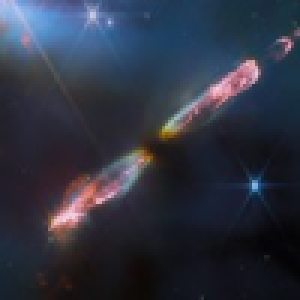
#> input picture sample_payloads/herbig-haro-211-small.png, 100 x 100 px (shown 3 times larger)
$ python generate_awg_pattern.py
#> lines starting #> are read from the running program, lines starting #| are printed output that depends on the picture
### ppm_parameters.py
from fractions import Fraction

import numpy.typing as npt
from numpy import log2
from PIL import Image

from core.encoder_functions import get_csm

num_samples_per_slot: int = 10          # Number of DAC samples in one slot
M: int = 64                             # each m = 4 bits are mapped from 0 to M = 16
CODE_RATE = Fraction(2, 3)

PAYLOAD_TYPE: str = 'image'
IMG_FILE_PATH = "sample_payloads/herbig-haro-211-small.png"
img = Image.open(IMG_FILE_PATH)
#> img is the input picture: PIL image 100x100 RGBA; mean R, G, B, A 46.3, 51, 65.1, 255
IMG_SHAPE: tuple[int, int] = (img.size[1], img.size[0])
#> IMG_SHAPE = (100, 100)
GREYSCALE: bool = True
USE_INNER_ENCODER = True
USE_RANDOMIZER = True

# To calculate where the codewords are, a correlation is made with the CSM. The threshold,
# as percentage of the maximum correlation of the received sequence, 'decides' whether a peak
# belongs to the start of a codeword or not
CORRELATION_THRESHOLD: float = 0.50
DEBUG_MODE: bool = False

# Usually we record multiple copies of the same message. You can use this to select a particular copy of the message,
# as sometimes a certain copy of the message has too much noise to recover.
MESSAGE_IDX: list[int] = [0, 1]

# No need to change the parameters below, unless you know what you're doing!
# Note: The fraction type is needed for proper match casing
DAC_DATA_RATE: float = 8.82091E9        # DAC data rate in Hz

# PPM parameters
m: int = int(log2(M))
slot_factor: float = 5 / 4  # 1 means: no guard slot, 5/4 means: M/4 guard slots


# Channel interleaver parameters
# The length of each shift register is B*N, with N going from 0 to N-1
CHANNEL_INTERLEAVE: bool = True
N_interleaver: int = 2               # The number of parallel shift registers

num_symbols_per_slice: int = 15120
B_interleaver = int((num_symbols_per_slice / m) / 2)            # The base length of each shift register
symbols_per_codeword: int = num_symbols_per_slice // m

if CHANNEL_INTERLEAVE:
    if not (B_interleaver * N_interleaver) % symbols_per_codeword == 0:
        raise ValueError("The product of B and N should be a multiple of 15120/m")

BIT_INTERLEAVE: bool = True

num_slots_per_symbol: int = int(slot_factor * M)

CSM: npt.NDArray = get_csm(M)

sample_size_awg: float = 1 / DAC_DATA_RATE * 1E12       # Time duration of 1 DAC sample in ps
slot_length: float = sample_size_awg * 1E-12 * num_samples_per_slot  # Length of 1 bin in time
symbol_length: float = slot_length * num_slots_per_symbol          # Length of 1 symbol in time

### core/data_converter.py
import pathlib
from pathlib import Path
from typing import Any

import numpy as np
import numpy.typing as npt
from PIL import Image

from core.BCJR_decoder_functions import ppm_symbols_to_bit_array
from core.utils import tobits

IMG_SUFFIXES: list[str] = [".png", ".jpg", ".jpeg"]


def _validate(user_data: Any, data_type: Any) -> None:
    """Validate the user data. Raise a type error if it is not valid. """
    if not isinstance(user_data, data_type):
        raise TypeError(f"Input data must be a string. Input data is a {type(user_data)}")


class DataConverter:
    def __init__(self, user_data: Any):
        self.bit_array: npt.NDArray[np.int_]
        match user_data:
            case str():
                self.bit_array = self.from_string(user_data)
            case pathlib.Path() if user_data.suffix in IMG_SUFFIXES:
                self.bit_array = self.from_image(user_data)
            # CSV not yet implemented
            # case pathlib.Path() if user_data.suffix == '.csv':
            #     self.bit_array = []
            case _:
                raise TypeError('Data type not supported')

    # [5 lines left out: function from_string, not called in this run]

    def from_image(self, filepath: Path, greyscale=True) -> npt.NDArray[np.int_]:
        """Take a filepath and convert the image to a bit stream. """
#> called with greyscale = True
        _validate(filepath, Path)
        if filepath.suffix not in IMG_SUFFIXES:
            raise ValueError("File does not have the correct filetype. Should be one of .png, .jpg, or .jpeg")

        img_mode = "L" if greyscale else "1"

        img = Image.open(filepath)
        img = img.convert(img_mode)
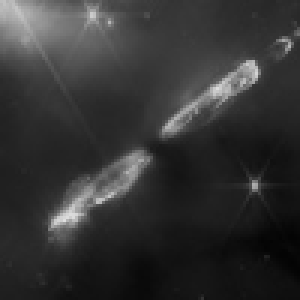
#> img: PIL image 100x100 L (shown 3 times larger); min 3, max 222, mean 51.2
        img_array = np.asarray(img).astype(int)

        # In the case of greyscale, each pixel has a value from 0 to 255.
        # This would be the same as saying that each pixel is a symbol, which should be mapped to an 8 bit sequence.
        if greyscale:
#> (the run stopped early here; a loop or call above may not have finished)

$ run again, with sample_payloads/JWST_2022-07-27_Jupiter.png copied over sample_payloads/herbig-haro-211-small.png
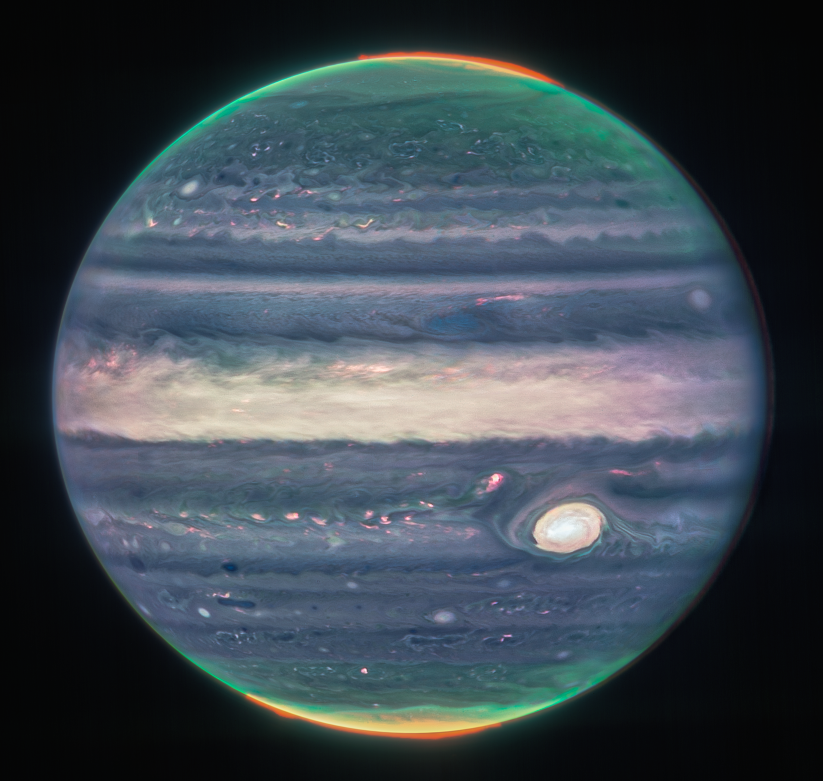
#> input picture sample_payloads/JWST_2022-07-27_Jupiter.png, 1646 x 1561 px (shown at 1/2 size)
#> img is the input picture: PIL image 1646x1561 RGBA; mean R, G, B, A 62.1, 72.7, 81, 255
#> in from_image, `img = img.convert(img_mode)`:
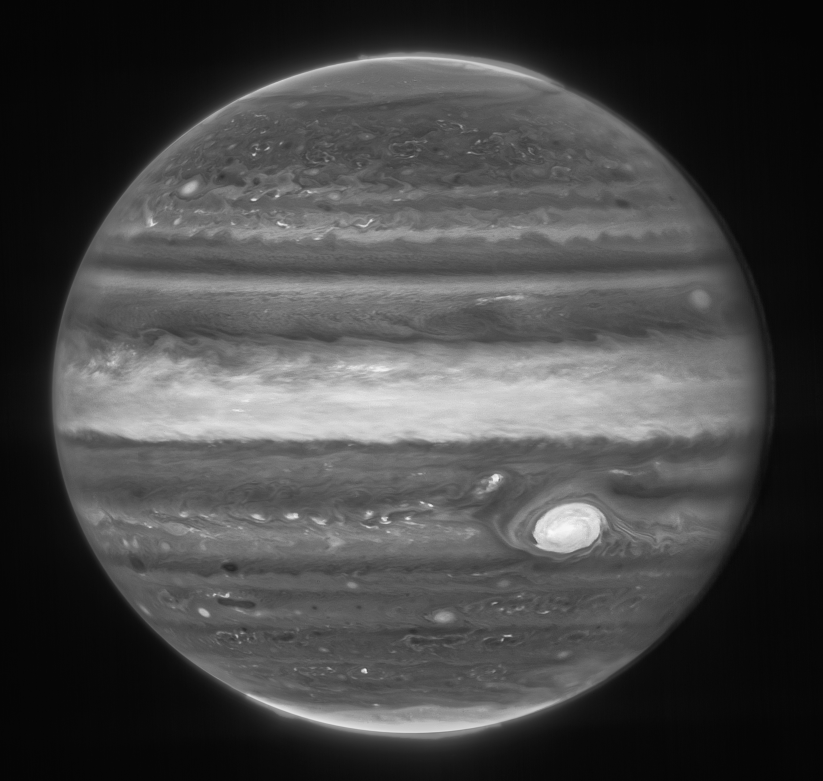
#> img: PIL image 1646x1561 L (shown at 1/2 size); min 4, max 249, mean 70.5
